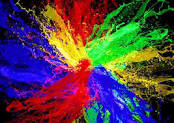
#> input picture Images/rgb.jpg, 174 x 123 px, found by its file name
$ jupyter execute imageSegmentation.ipynb   (shell and % lines are left out)
#> lines starting #> are read from the running program, lines starting #| are printed output that depends on the picture
### clustering_algorithms.py
import sys
import random
import math
from ast import literal_eval
import time

# DMindYR
xk,yk=0,0


# Kmeans Implementation
# Input : Array List (vectors), K value (kVal)
# Output : Clustered vector (clusteredVectors)
def kmeans(vectors: list, kVal:int) -> list:
    #choose k initial random unequal points
    start = time.time()
    centerPoints = []
    while len(centerPoints) != kVal:
        candidate = random.choice(random.choice(vectors))
        if candidate not in centerPoints:
            centerPoints.append(candidate)
    #clustering
    testPrev = []
    iterationCounter = 0
    while True:
        clusteringTable = []
        for y in range(len(vectors)):
            clusteringTable.append([])
            for x in range(len(vectors[0])):
                temp = []
                temp.append(vectors[y][x])
                for k in range(kVal):
                    #distance from center point
                    distance = 0
                    for l in range(len(centerPoints[0])):
                        distance = distance + abs(centerPoints[k][l]-vectors[y][x][l])
                    temp.append(distance)
                #assign cluster centroid with min distance
                temp.append(temp[1:].index(min(temp[1:])))
                clusteringTable[y].append(temp)

        #check if cluster values changed, exit otherwise
        test = []
        for k in range(kVal):
            test.append(0)
            for itemY in clusteringTable:
                for itemX in itemY:
                    if itemX[-1] == k:
                        test[k] = test[k] + 1
        if testPrev == test:
            break
        testPrev = test

        #update centroids
        for k in range(kVal):
            n = 0
            vectorTemps = [0]*len(clusteringTable[0][0][0])
            for itemY in clusteringTable:
                for itemX in itemY:
                    if itemX[-1] == k:
                        for valCounter in range(len(itemX[0])):
                            vectorTemps[valCounter] = vectorTemps[valCounter] + itemX[0][valCounter]
                        n = n + 1
            #check for 0 division
            for valCounter in range(len(vectorTemps)):
                if vectorTemps[valCounter] != 0:
                    vectorTemps[valCounter] = vectorTemps[valCounter]/n
            centerPoints[k] = vectorTemps
        iterationCounter = iterationCounter + 1

    #Build clustered array
    clusteredVectors = []
    for y in range(len(clusteringTable)):
        clusteredVectors.append([])
        for x in range(len(clusteringTable[0])):
            clusteredVectors[y].append(centerPoints[clusteringTable[y][x][-1]])
    end = time.time()
    #Log info
    with open('logger.txt', 'a+') as out:
        out.write(f"""**K-MEANS RESULTS**\n""")
        out.write(f"""Array size: {len(vectors)}x{len(vectors[0])}x{len(vectors[0][0])}\n""")
        out.write(f"""Parameters: kVal: {kVal}\n""")
        out.write(f"""Centroid averages: {str(centerPoints)}\n""")
        out.write(f"""Time taken: {round(end - start)} seconds\n""")
    return clusteredVectors


#DBScan Implementation
#Distance functions
def EuclideanDistance(P,Q):
    intermediateValues = []
    for i in range(len(P[2])):
        intermediateValues.append(math.pow(Q[2][i]-P[2][i],2))
    return math.sqrt(sum(intermediateValues))

"""
#If using this then correct dbscan and FindNeighbours to have a param to differentiate the distance methods.
def MaximumDistance(P,Q):
    intermediateValues = []
    for i in range(len(P[2])):
        intermediateValues.append(abs(Q[2][i]-P[2][i]))
    return max(intermediateValues)

"""
mp = {}
#Finds all neighbor points for a chosen point
def FindNeighbours(Point, Points, eps):
    tempNeighbours = []
    for y in range(len(Points)):
        for x in range(len(Points[0])):
            if EuclideanDistance(Point, Points[y][x]) <= eps:
                    tempNeighbours.append(Points[y][x])
#Note: use Max Distance if required
    return tempNeighbours

#reads vector array, performs dbscan and outputs vector array
def dbscan(vectors: list, minpts: int, epsilon: int) -> list:
    #Initialization
    start = time.time()
    mp = {}
    pointsArray = []
    for y in range(len(vectors)):
        pointsArray.append([])
        for x in range(len(vectors[0])):
            pointsArray[y].append([y,x,vectors[y][x],"Undefined"])

    #DBSCAN clustering
    clusterCounter = 0
    for y in range(len(vectors)):
        for x in range(len(vectors[0])):
            if pointsArray[y][x][-1] != "Undefined":
                continue
            xk,yk=x,y
            if (xk,yk) in mp.keys():
                Neighbours=mp[(yk,xk)]
            else:
                Neighbours = FindNeighbours(pointsArray[y][x], pointsArray, epsilon)
                mp[(yk,xk)]=Neighbours
            if len(Neighbours) < minpts:
                pointsArray[y][x][-1] = "Noise"
                continue

            clusterCounter = clusterCounter + 1
            pointsArray[y][x][-1] = str(clusterCounter)
            if pointsArray[y][x] in Neighbours:
                Neighbours.remove(pointsArray[y][x])

            for innerPoint in Neighbours:
                if innerPoint[-1] == "Noise":
                    pointsArray[innerPoint[0]][innerPoint[1]][-1] = str(clusterCounter)
                if innerPoint[-1] != "Undefined":
                    continue
                pointsArray[innerPoint[0]][innerPoint[1]][-1] = str(clusterCounter)

    #Get distinct clusters
    clusterNumbers = []
    for y in range(len(vectors)):
        for x in range(len(vectors[0])):
            if pointsArray[y][x][-1] not in clusterNumbers:
                clusterNumbers.append(pointsArray[y][x][-1])
    #Map cluster's averages
    averagesForClusters = []
    for item in clusterNumbers:
        n = 0
        vectorTemps = [0]*len(pointsArray[0][0][2])
        for y in range(len(vectors)):
            for x in range(len(vectors[0])):
                if pointsArray[y][x][-1] == item:
                    for i in range(len(pointsArray[y][x][2])):
                        vectorTemps[i] = vectorTemps[i] + pointsArray[y][x][2][i]
                    n = n + 1
        #Check Zero division
        for i in range(len(vectorTemps)):
            if vectorTemps[i] != 0:
                vectorTemps[i] = vectorTemps[i]/n
        averagesForClusters.append(vectorTemps)
    #Build clustered array and change cluster averages with initial values
    clusteredVectors = []
    for y in range(len(pointsArray)):
        clusteredVectors.append([])
        for x in range(len(pointsArray[0])):
            clusteredVectors[y].append(averagesForClusters[clusterNumbers.index(pointsArray[y][x][-1])])
    end = time.time()
    #Log info
    with open('logger.txt', 'a+') as out:
        out.write(f"""**DBSCAN RESULTS**\n""")
        out.write(f"""Array size: {len(vectors)}x{len(vectors[0])}x{len(vectors[0][0])}\n""")
        out.write(f"""Parameters: Eps: {epsilon}, minPts: {minpts}\n""")
        out.write(f"""Number of identified clusters: {len(clusterNumbers)}\n""")
        out.write(f"""Cluster averages: {str(averagesForClusters)}\n""")
        out.write(f"""Time taken: {round(end - start)} seconds\n""")

    return clusteredVectors

### imageSegmentation.ipynb
Image Segmentation Using K-means and DBSCAN.

K-means and DBSCAN are clustering algorithms, which we apply for color segmentation in images.

K-means tries to find a color representatives for a number of classes given, i.e., most average color for each class, which is most similar to the colors within the class but as different as possible from colors in other classes.

DBSCAN is so called density-based clustering algorithm, which tries to group similar colors into different classes based on how densely they are positioned together.

Dependencies
   All packages/libraries should be included in Python 3.6.8

Format
   k-means and dbscan use following format string (string of 3 dimensional array of size [x,y,n]):

    [[[n0,n1,n2,...],[n0,n1,n2,...]],[[n0,n1,n2,...],[n0,n1,n2,...]],...]

[cell 1]
from PIL import Image
import numpy as np
import matplotlib.pyplot as plt
import clustering_algorithms

# Load an image:
image_path = "C:\\Users\\cecil\\OneDrive\\Desktop\\Moodle\\FDD\\pr01-template-python-jupyter\\Images\\rgb.jpg"
image = Image.open(image_path)
#> image is the input picture: PIL image 174x123 RGB; mean R, G, B 82.5, 63.8, 73.7
pixels = image.load()
width, height = image.size
#> width = 174; height = 123

# Display image in notebook:
plt.title('Original Image')
plt.imshow(np.asarray(image))

[cell 2]
#Map pixel values to vectors
vector_list = []
for y in range(height):
    vector_list.append([])
    for x in range(width):
        vector_list[y].append(list(pixels[x,y]))
#> after the loop, vector_list = 123 items

print('Image file with dimensions {}x{} pixels turned into {} vectors.'.format(width, height, len(vector_list)))
#| Image file with dimensions 174x123 pixels turned into 123 vectors.

[cell 3]
# Perform clustering on the vectors:
dbscan_clusters = clustering_algorithms.dbscan(vector_list, minpts=100, epsilon=100)
#> the loop in dbscan, `for y in range(len(vectors)):` made 123 passes
#> after the loop in dbscan, `for y in range(len(vectors)):`: clusterCounter = 22; mp = 22 items
#> in dbscan, `clusterNumbers = []`: clusterNumbers = []
#> after the loop in dbscan, `for y in range(len(vectors)):`: clusterNumbers = ['1', '2', '3', '4', '5', '6', '7', '8', '9', '10', '11', '12', '13', '14', '15', '16', '17', '18', '19', '20', '21', '22']
#> the loop in dbscan, `for item in clusterNumbers:` made 22 passes
#> item on passes 1 to 12: '1', '2', '3', '4', '5', '6', '7', '8', '9', '10', '11', '12'
#> after the loop in dbscan, `for item in clusterNumbers:`: averagesForClusters = 22 items, first 6: [22.91, 17.71, 42.72], [32.44, 14.48, 204.9], [92.51, 83.38, 40.23], [184, 12.77, 21.45], [27.92, 206.2, 42.3], [177.9, 175.5, 62.42]
#> the loop in dbscan, `for y in range(len(pointsArray)):` made 123 passes
#> after the loop in dbscan, `for y in range(len(pointsArray)):`: clusteredVectors = 123 items
#> dbscan_clusters = 123 items
kmeans_clusters = clustering_algorithms.kmeans(vector_list, 4)
#> the loop in kmeans, `while len(centerPoints) != kVal:` made 4 passes
#> candidate on passes 1 to 4: [72, 152, 213], [33, 6, 231], [89, 15, 14], [73, 139, 199]
#> after the loop in kmeans, `while len(centerPoints) != kVal:`: centerPoints = [[72, 152, 213], [33, 6, 231], [89, 15, 14], [73, 139, 199]]
#> after the loop in kmeans, `while True:`: centerPoints = [[43.65, 188, 57.72], [41.51, 19.09, 182.2], [79.53, 22.99, 22.2], [195, 159.5, 55.88]]; iterationCounter = 12
#> the loop in kmeans, `for y in range(len(clusteringTable)):` made 123 passes
#> after the loop in kmeans, `for y in range(len(clusteringTable)):`: clusteredVectors = 123 items
#> kmeans_clusters = 123 items

[cell 4]
#reads vector array and generates an image
def createImage(vectors: list):
    modelLen = len(vectors[0][0])
    #Check supported model and initialize image
    if modelLen == 3:
        image = Image.new('RGB', (len(vectors[0]),len(vectors)))
    elif modelLen == 4:
        image = Image.new('RGBA', (len(vectors[0]),len(vectors)))
    else:
        print("Unsupported model")
        sys.exit(1)

    #Map array values to image and save
    pixel = image.load()
    for y in range(len(vectors)):
        for x in range(len(vectors[0])):
            r = int(round(vectors[y][x][0]))
            g = int(round(vectors[y][x][1]))
            b = int(round(vectors[y][x][2]))
            if modelLen == 3:
                pixel[x,y] = (r,g,b)
            elif modelLen == 4:
                a = int(round(vectors[y][x][3]))
                pixel[x,y] = (r,g,b,a)
    return image


# Display the clustered image:
def Display(Image,Alg):
    %matplotlib inline
    plt.title(Alg+' Segmented')
    plt.imshow(np.asarray(Image))
#Kmeans Image
Display(createImage(kmeans_clusters),"Kmeans")
#> in createImage, `modelLen = len(vectors[0][0])`: modelLen = 3
#> in createImage, `image = Image.new('RGB', (len(vectors[0]),len(vectors)))`: image: PIL image 174x123 RGB; every value is 0
#> the loop in createImage, `for y in range(len(vectors)):` made 123 passes
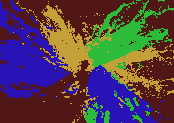
#> shown: shape (123, 174, 3); mean R, G, B 82.9, 63.9, 73.6

[cell 5]
#DBScan Image
Display(createImage(dbscan_clusters),"DBScan")
#> the loop in createImage (call 2), `for y in range(len(vectors)):` made 123 passes
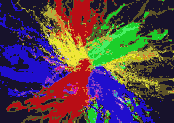
#> shown: shape (123, 174, 3); mean R, G, B 82.5, 63.8, 73.7
